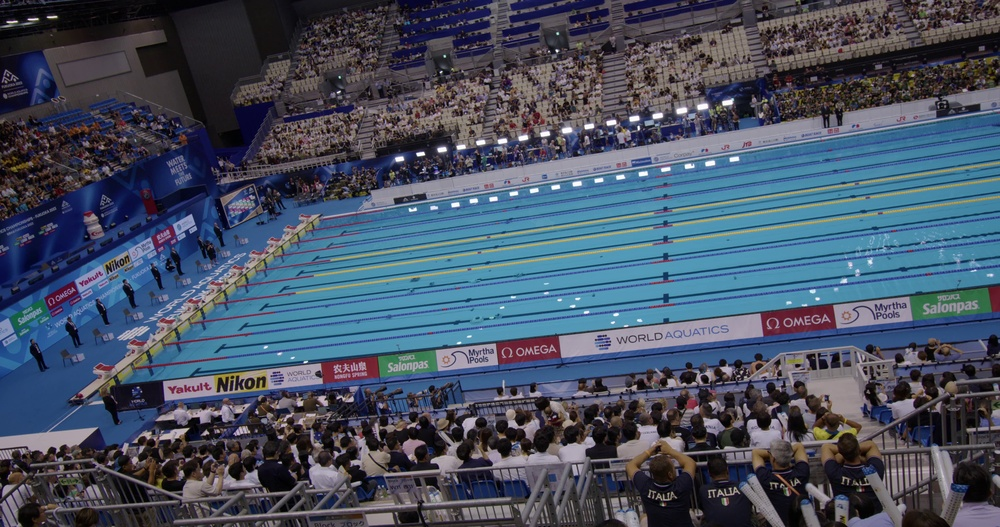
#> input picture samples/2023_CM_Fukuoka_papillon_hommes_50_finaleA_fixeGauche.jpg, 1000 x 527 px, shrunk from 4096 x 2160 before the run, found by its file name
$ jupyter execute --allow-errors color_correction.ipynb
#> lines starting #> are read from the running program, lines starting #| are printed output that depends on the picture
[cell 1]
import cv2
import matplotlib.pyplot as plt
import matplotlib.image as mpimg

#> (a cell that did not finish here is left out)

[cell 3]
figure, axes = plt.subplots(1,2)
# Plot the first image
#> (the rest of this cell did not finish here and is left out)

[cell 4]
import cv2
import numpy as np

# Step 2: Load the two images
image1 = cv2.imread(
    "2023_CM_Fukuoka_papillon_hommes_50_finaleA_fixeGauche.jpg"
)
#> image1 is the input picture: shape (527, 1000, 3); mean B, G, R 98.3, 80.9, 70
image2 = cv2.imread(
    "2023_CM_Fukuoka_papillon_hommes_50_finaleA_fixeDroite.jpg"
)

# Step 3: Convert the images to the RGB color space

# Step 4: Perform color correction
image1_lab = cv2.cvtColor(image1, cv2.COLOR_RGB2LAB)
#> image1_lab: shape (527, 1000, 3); mean of channels 0, 1, 2 89.9, 134.5, 136.7
#> (the rest of this cell did not finish here and is left out)

[cell 5]
frame=mpimg.imread("2023_CM_Fukuoka_papillon_hommes_50_finaleA_fixeGauche.jpg")
transformed_frame=mpimg.imread("image2_transformed.jpg")
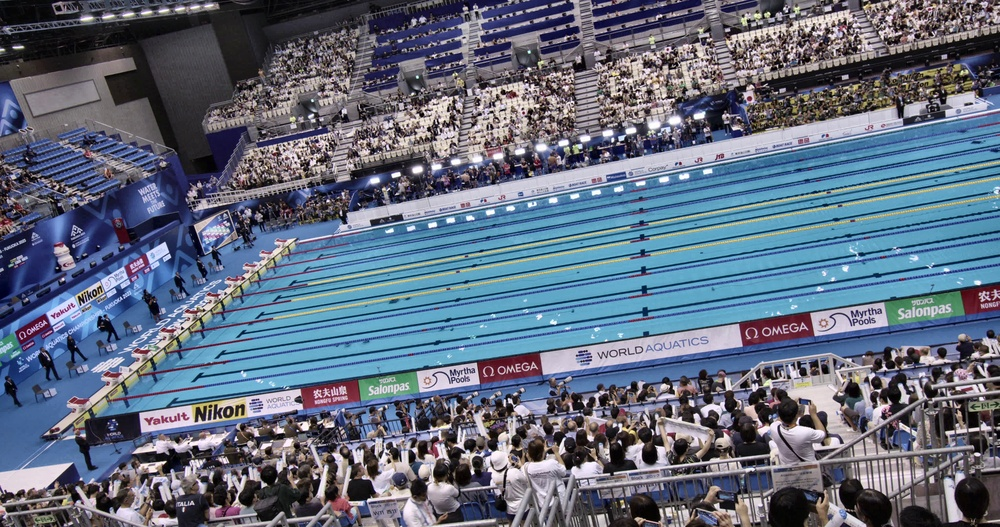
#> input picture samples/image2_transformed.jpg, 1000 x 527 px, shrunk from 4096 x 2160 before the run, found by its file name
#> transformed_frame is the input picture: shape (527, 1000, 3); mean R, G, B 97.4, 108.2, 126.4

[cell 6]
figure, axes = plt.subplots(1,2)
# Plot the first image
axes[0].imshow(frame)
axes[0].set_title("original_frame")
# Plot the second image
axes[1].imshow(transformed_frame)
axes[1].set_title("transformed_frame")
# Adjust spacing between the images
plt.subplots_adjust(wspace=0.1)

# Display the plot
plt.show()
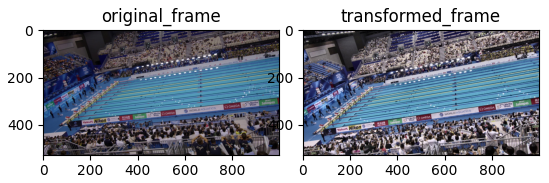
#> figure drawn by matplotlib, 2 panels
